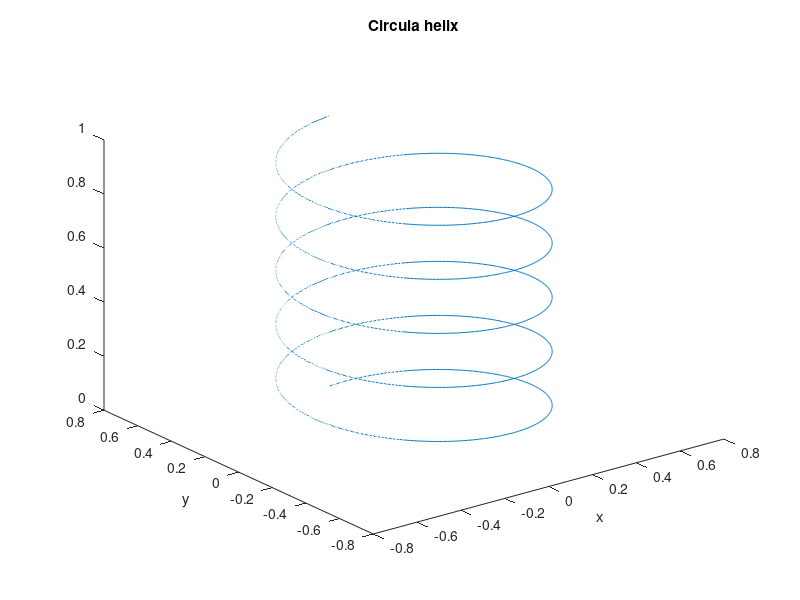
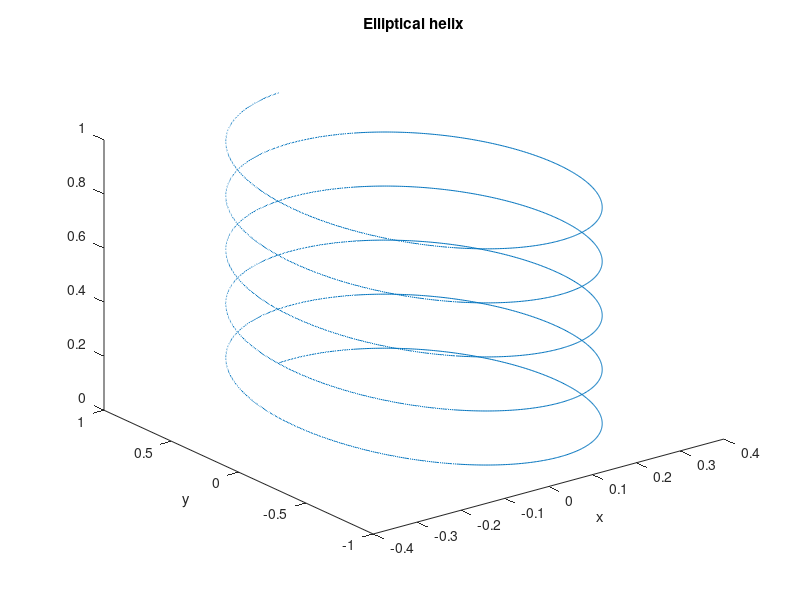
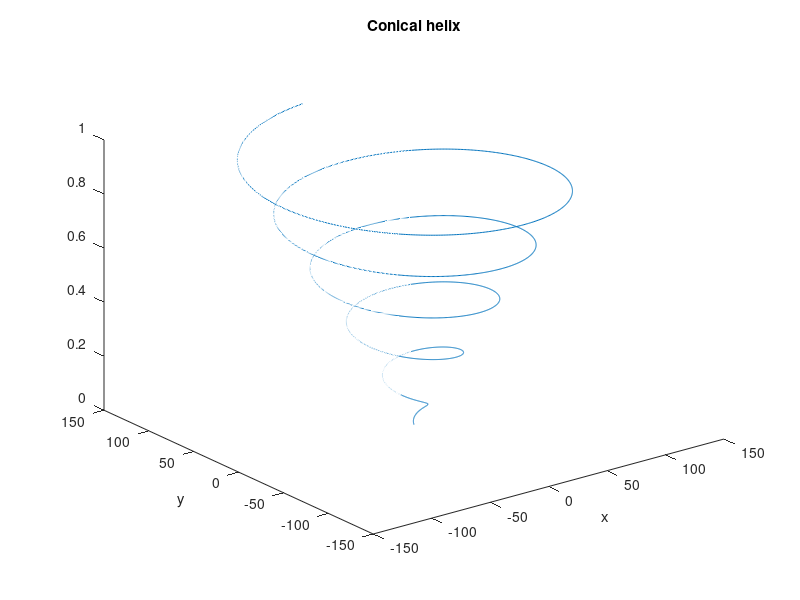
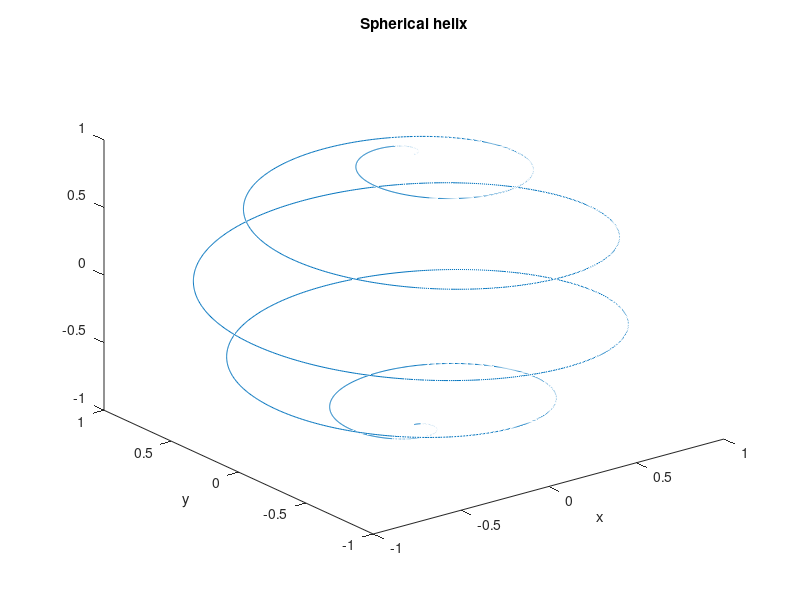

The MATLAB source for these figures, in order:
% Section 7.1: Helical curves
%
% Last Update: 03.08.2003

% ---------------------------------------------------------------------------- %
% 7.1.1: Circular helix (right helicoid)
a = 0.5;
c = 5.0;
t = 0:0.01:10*pi;

x = a*sin(t);
y = a*cos(t);
z = t/(2*pi*c);

figure(1)
plot3(x, y, z); 
xlabel('x'); ylabel('y'); title('Circula helix');

% ---------------------------------------------------------------------------- %
% 7.1.2: Elliptical helix
a = 0.3;
b = 1.0;
c = 5.0;
t = 0:0.01:10*pi;

x = a*sin(t);
y = b*cos(t);
z = t/(2*pi*c);

figure(2);
plot3(x, y, z);
xlabel('x'); ylabel('y'); title('Elliptical helix');
    
% ---------------------------------------------------------------------------- %
% 7.1.3: Conical helix
a = 0.5;
c = 5.0;
t = 0:0.01:10*pi;

x = (a*t/2*pi*c).*sin(t);
y = (a*t/2*pi*c).*cos(t);
z = t/(2*pi*c);

figure(3);
plot3(x, y, z);
xlabel('x'); ylabel('y'); title('Conical helix');

% ---------------------------------------------------------------------------- %
% 7.1.4: Spherical helix
c = 5.0;
t = 0:0.01:10*pi;

x = sin(t/(2*c)).*cos(t);
y = sin(t/(2*c)).*sin(t);
z = cos(t/(2*c));

figure(4);
plot3(x, y, z);
xlabel('x'); ylabel('y'); title('Spherical helix');


% ---------------------------------------------------------------------------- %
% 7.1.5: n-Helix
a = 0.3;
c = 3.0;
n = 3;
t = 0:0.01:6*pi;

x1 = a*cos(t+2*pi*1/n);
y1 = a*sin(t+2*pi*1/n);
x2 = a*cos(t+2*pi*2/n);
y2 = a*sin(t+2*pi*2/n);
x3 = a*cos(t+2*pi*3/n);
y3 = a*sin(t+2*pi*3/n);
z = cos(t/(2*c));

figure(5);
hold on;
plot3(x1, y1, z);
plot3(x2, y2, z, 'g-');
plot3(x3, y3, z, 'r-');
xlabel('x'); ylabel('y'); title('3-helix');
hold off;
view(3);
